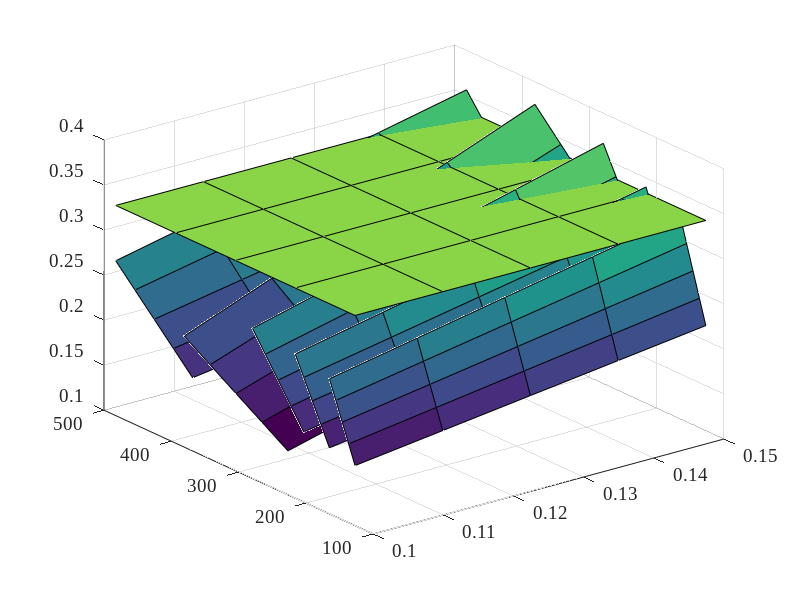

This chart was generated by the following MATLAB code:
% % % % % Очистка рабочей области
clear all
%%
close all
%%
clear Command Window display
%% Установка некоторых настроек графиков по умолчанию
% Change default axes fonts.
set(groot,'DefaultAxesFontName', 'Times New Roman');
set(groot,'DefaultAxesFontSize', 14);
% Change default text fonts.
set(groot,'DefaultTextFontname', 'Times New Roman');
set(groot,'DefaultTextFontSize', 14);
set(groot,'defaultFigureColor','w');
set(groot,'defaultLineLineWidth',3);
set(groot,'defaultAxesXGrid','on');
set(groot,'defaultAxesYGrid','on');
set(groot,'defaultFigurePosition', [0, 0, 1500, 1500]);
%%

l = 5;
proc = ctranspose(linspace(0.10, 0.15, l));

D_e_1 = linspace(127, 165.1, l);
D_e_2 = linspace(165.1,215.9, l);
D_e_3 = linspace(203.2,279.4, l);
D_e_4 = linspace(226.7,381, l);
D_e_5 = linspace(368.3,482.6, l);

r_c_1 = [76.2 95.25 114.3 152.4 203.2];

G_D_1 = proc * D_e_1    /r_c_1(1);
G_D_2 = proc * D_e_2   /r_c_1(2);
G_D_3 = proc * D_e_3   /r_c_1(3);
G_D_4 = proc * D_e_4   /r_c_1(4);
G_D_5 = proc * D_e_5   /r_c_1(5);

X = linspace(127, 482.6, l);
Y = linspace(min(proc), max(proc), l);
Z = ones(l,l)*1/3;

figure


surf(proc, D_e_1, G_D_1)
hold on
surf(proc, D_e_2, G_D_2)
surf(proc, D_e_3, G_D_3)
surf(proc, D_e_4, G_D_4)
surf(proc, D_e_5, G_D_5)
surf(Y, X, Z);

% figure
% for i = 1:length(proc)
%     
% hold on
% surf(D_e_1, G_D_1(i,:), proc)
% surf(D_e_2,G_D_2(i,:), proc)
% surf(D_e_3, G_D_3(i,:), proc)
% surf(D_e_4, G_D_4(i,:), proc)
% surf(D_e_5, G_D_5(i,:), proc)
% 
% end
